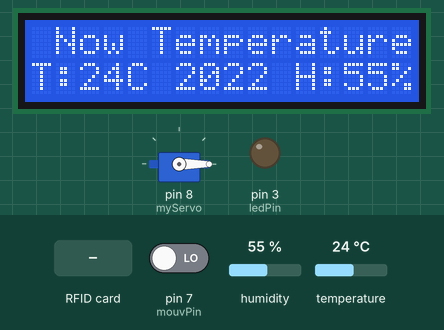
Bench run of a sketch on a simulated Arduino Uno, built with avr-gcc and run on an emulated ATmega328P. Parts: 16×2 character LCD, servo, output pins drawn as LEDs (lit = HIGH). The test bench sets the inputs (shaded band); at power-on: pin 7 (mouvPin) LOW, humidity 55 %, temperature 24 °C. Pins used as bus, display or sensor lines are not drawn; what the sketch prints to the serial monitor is not drawn.

Above: at 1.3 s.
1.4 s: RFID card 43 51 0C 05 held to the reader
At 3.7 s:
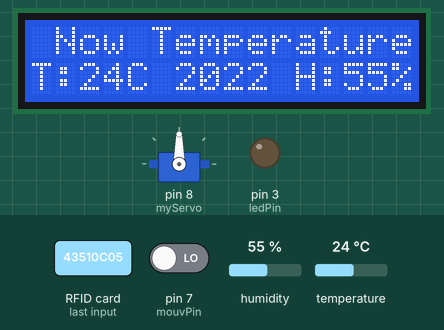
4.2 s: pin 7 (mouvPin) driven HIGH
At 9.2 s:
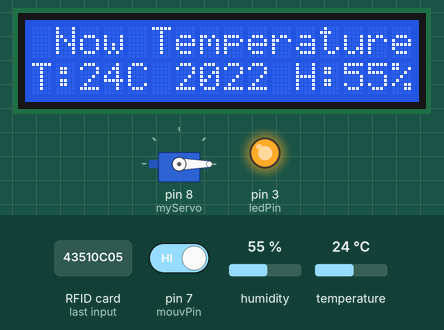
10.3 s: RFID card EC FC B9 6D held to the reader
At 11.9 s:
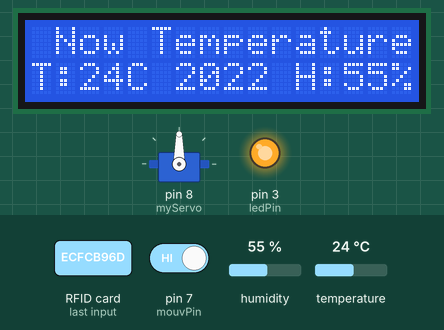
16.6 s: humidity set to 22 %
At 19.8 s:
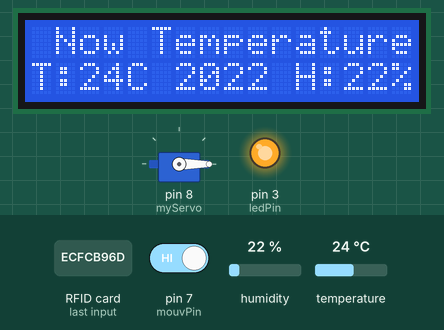
20.1 s: temperature set to 12 °C
At 22.0 s:
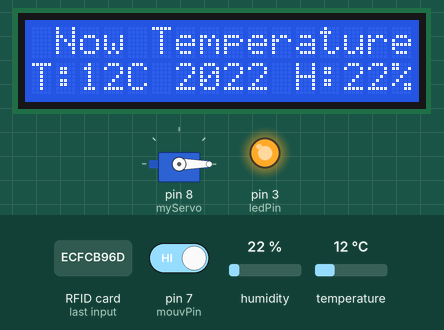
22.3 s: humidity set to 40 %
At 24.1 s:
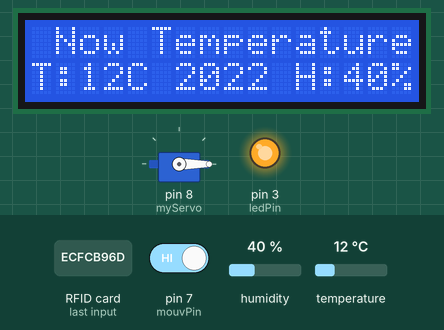
Timing chart, 0 to 25.4 s (numbered marks = the images above; inputs shaded):
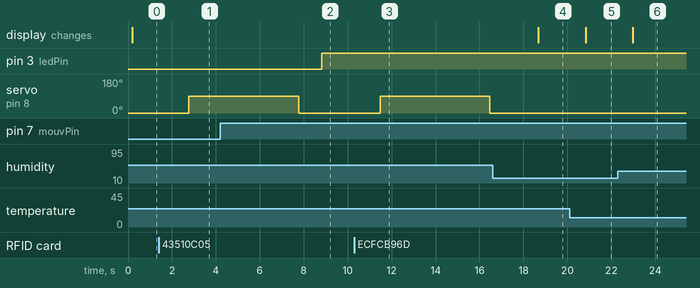

Measured:
- after the input at 1.4 s, servo on pin 8 (myServo): 0° → 90° after 1.4 s
- after the input at 4.2 s, pin 3 (ledPin): LOW → HIGH after 4.6 s
- after the input at 10.3 s, servo on pin 8 (myServo): 0° → 90° after 1.2 s, → 0° 5.0 s later
- after the input at 16.6 s, the display: changes after 2.1 s (image 4)
- after the input at 20.1 s, the display: changes after 0.73 s (image 5)
- after the input at 22.3 s, the display: changes after 0.67 s (image 6)

The sketch:

code.ino
```cpp
//Libraries
#include <DHT.h>;
//I2C LCD :
#include <LiquidCrystal_I2C.h>
#include <Wire.h>
LiquidCrystal_I2C lcd(0x27,16,2) ;
#include <SPI.h>
#include <MFRC522.h>
#include <Servo.h>

#define SS_PIN 10
#define RST_PIN 9
MFRC522 mfrc522(SS_PIN, RST_PIN) ; // Create MFRC522 instance.
Servo myServo; //define servo name
//Constants
#define DHTPIN 2    // what pin we're connected to
#define DHTTYPE DHT11   // DHT 11
DHT dht(DHTPIN, DHTTYPE); //// Initialize DHT sensor for normal 16mhz Arduino
//Variables
//int chk;
int h;  //Stores humidity value
int t; //Stores temperature value
int ledPin = 3;
int mouvPin = 7;
void setup()
{
    Serial.begin(9600);
    Serial.println("Temperature and Humidity Sensor Test");
    dht.begin();
    lcd.init(); //initialize the lcd
    lcd.backlight(); //open the backlight
    pinMode(ledPin, OUTPUT);
    pinMode(mouvPin, INPUT);
    digitalWrite(ledPin, LOW);
    Serial.begin(9600);   // Initiate a serial communication
    SPI.begin();      // Initiate  SPI bus
    mfrc522.PCD_Init();   // Initiate MFRC522
    myServo.attach(8); //servo pin
    myServo.write(0); //servo start position
    Serial.println("Put your card to the reader...");
    Serial.println();
}
void led(){
     if(digitalRead(mouvPin) == HIGH)
  {
    digitalWrite(ledPin, HIGH);
  }

  else
  {
    digitalWrite(ledPin, LOW);
  }
  }
void lcd1(){
    //Read data and store it to variables h (humidity) and t (temperature)
    // Reading temperature or humidity takes about 250 milliseconds!
    h = dht.readHumidity();
    t = dht.readTemperature();

    //Print temp and humidity values to serial monitor
    Serial.print("Humidity: ");
    Serial.print(h);
    Serial.print(" %, Temp: ");
    Serial.print(t);
    Serial.println(" ° Celsius");

// set the cursor to (0,0):
// print from 0 to 9:

    lcd.setCursor(0, 0);
    lcd.println(" Now Temperature ");

    lcd.setCursor(0, 1);
    lcd.print("T:");
    lcd.print(t);
    lcd.print("C");

    lcd.setCursor(6, 1);
    lcd.println("2022");

    lcd.setCursor(11, 1);
    lcd.print("H:");
    lcd.print(h);
    lcd.print("%");
  }
void serv(){


  // Look for new cards
  if ( ! mfrc522.PICC_IsNewCardPresent())
  {
    return;
  }
  // Select one of the cards
  if ( ! mfrc522.PICC_ReadCardSerial())
  {
    return;
  }
  //Show UID on serial monitor
  Serial.print("UID tag :");
  String content= "";
  byte letter;
  for (byte i = 0; i < mfrc522.uid.size; i++)
  {
     Serial.print(mfrc522.uid.uidByte[i] < 0x10 ? " 0" : " ");
     Serial.print(mfrc522.uid.uidByte[i], HEX);
     content.concat(String(mfrc522.uid.uidByte[i] < 0x10 ? " 0" : " "));
     content.concat(String(mfrc522.uid.uidByte[i], HEX));
  }
  Serial.println();
  Serial.print("Message : ");
  content.toUpperCase();
  if (content.substring(1) == "43 51 0C 05" or "EC FC B9 6D") //Your own UID card
  {
    Serial.println("Authorized access");
    Serial.println();
    delay(500);
    myServo.write(90);
    delay(5000);
    myServo.write(0);
  }
else   {
    Serial.println(" Access denied");
  }
  }
void loop()
{
  led();
  serv();
  lcd1();
  delay(1000); //Delay 1 sec.
}
```
